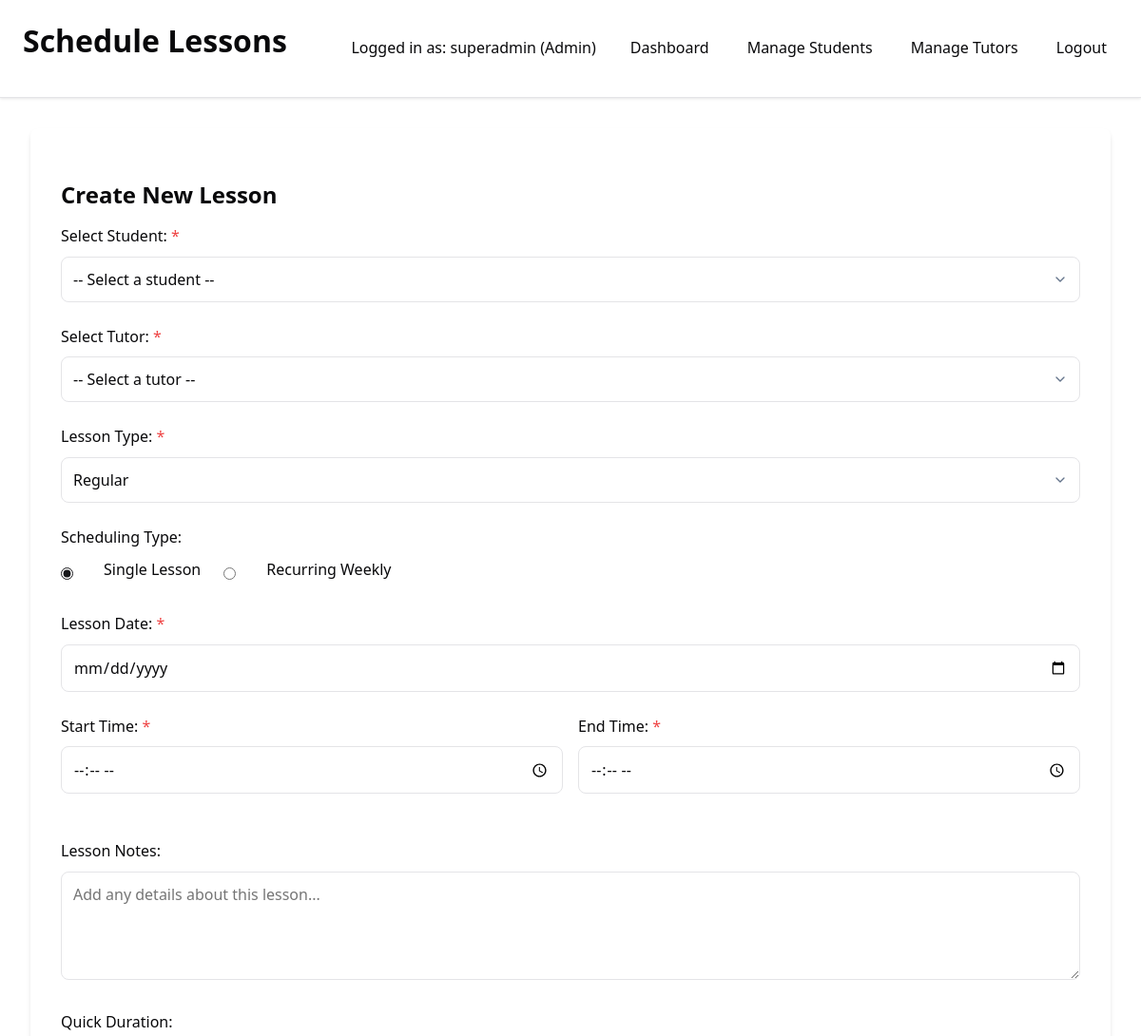
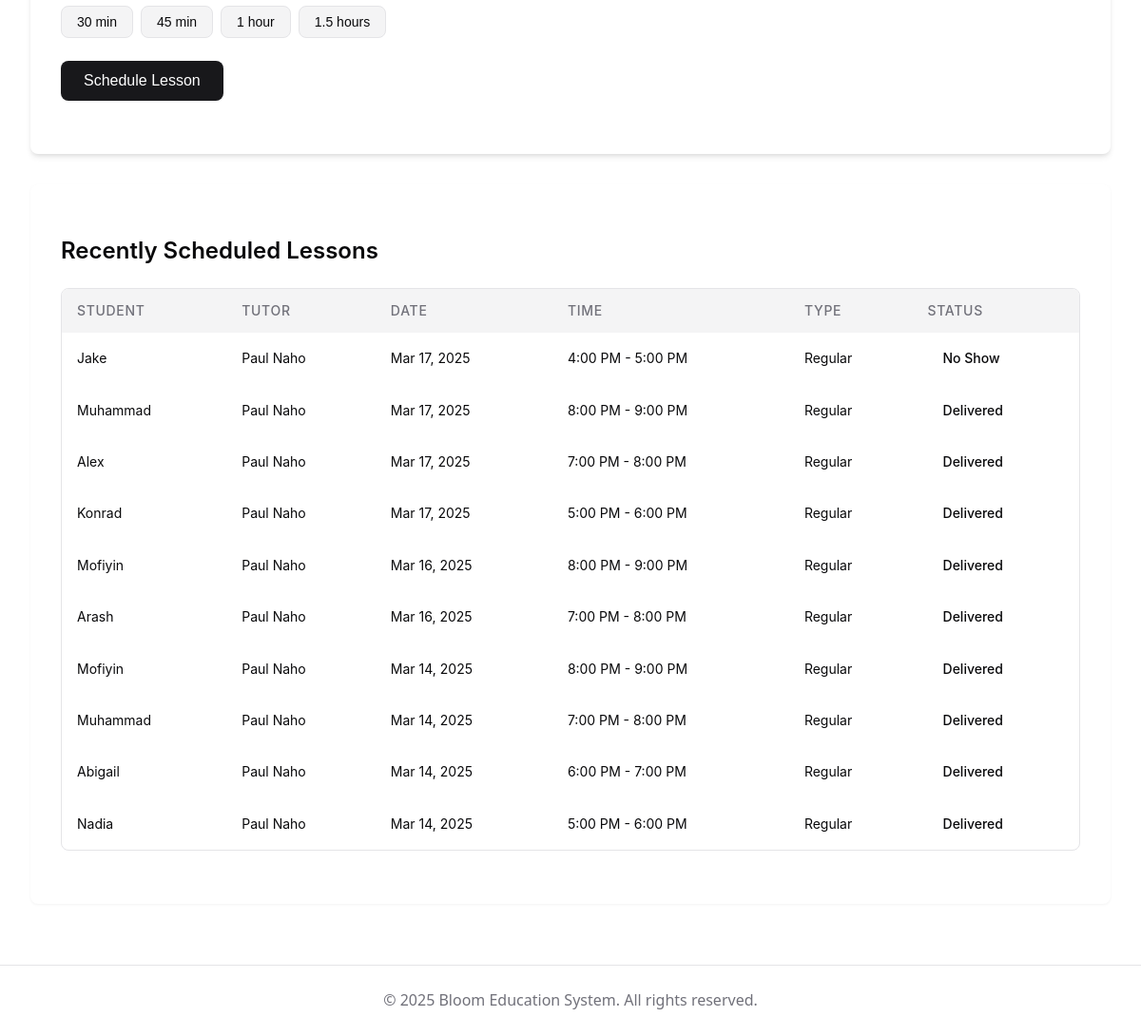
The page /tracker/lesson-schedule.php (signed in) on the database its author committed (2 pictures, top to bottom).
### tables this page shows
CREATE TABLE IF NOT EXISTS `lessons` (
  `id` int NOT NULL AUTO_INCREMENT,
  `tutor_id` int NOT NULL,
  `student_name` varchar(100) NOT NULL,
  `lesson_date` date NOT NULL,
  `start_time` time NOT NULL,
  `end_time` time NOT NULL,
  `lesson_type` enum('Regular','Demo','Catchup') NOT NULL,
  `session_status` enum('Scheduled','Delivered','No Show','Cancelled','Rescheduled') NOT NULL,
  `notes` text,
  `created_at` timestamp NOT NULL DEFAULT CURRENT_TIMESTAMP,
  `updated_at` timestamp NOT NULL DEFAULT CURRENT_TIMESTAMP ON UPDATE CURRENT_TIMESTAMP,
  PRIMARY KEY (`id`),
  KEY `idx_lessons_date` (`lesson_date`),
  KEY `idx_lessons_tutor_date` (`tutor_id`,`lesson_date`)
);

CREATE TABLE IF NOT EXISTS `tutors` (
  `id` int NOT NULL AUTO_INCREMENT,
  `name` varchar(100) NOT NULL,
  `email` varchar(100) NOT NULL,
  `password` varchar(255) NOT NULL,
  `created_at` timestamp NOT NULL DEFAULT CURRENT_TIMESTAMP,
  `updated_at` timestamp NOT NULL DEFAULT CURRENT_TIMESTAMP ON UPDATE CURRENT_TIMESTAMP,
  `link` varchar(255) DEFAULT NULL,
  PRIMARY KEY (`id`),
  UNIQUE KEY `email` (`email`)
);

### tracker/lesson-schedule.php (the view, shortened to what this page needs)
<?php
$db_host = 'localhost';
$db_user = 'root';
$db_pass = '';
$db_name = 'bloom';
$conn = new mysqli($db_host, $db_user, $db_pass, $db_name);
$admin_id = $_SESSION['admin_id'];
$stmt = $conn->prepare("SELECT * FROM admins WHERE admin_id = ?");
$stmt->bind_param("i", $admin_id);
$stmt->execute();
$admin_result = $stmt->get_result();
$admin = $admin_result->fetch_assoc();
$today = date('Y-m-d');
$stmt = $conn->prepare("
    SELECT l.*, t.name as tutor_name
    FROM lessons l
    JOIN tutors t ON l.tutor_id = t.id
    ORDER BY l.created_at DESC
    LIMIT 10");
$stmt->execute();
$recent_lessons = $stmt->get_result()->fetch_all(MYSQLI_ASSOC);
?>
<!DOCTYPE html>
<html lang="en">
<head>
    <link rel="stylesheet" href="scheduling.css">
</head>
<body>
    <header>
        <h1>Schedule Lessons</h1>
        <div class="user-info">
            <p>Logged in as: <?php echo htmlspecialchars($admin['username']); ?> (Admin)</p>
            <nav>
                <ul>
                    <li><a href="admin_dashboard.php">Dashboard</a></li>
                    <li><a href="manage_students.php">Manage Students</a></li>
                    <li><a href="manage_tutors.php">Manage Tutors</a></li>
                    <li><a href="admin_logout.php">Logout</a></li>
                </ul>
            </nav>
        </div>
    </header>
    <main>
        <section class="schedule-form-container">
            <h2>Create New Lesson</h2>
            <form id="lessonForm" method="post" action="lesson-schedule.php">
                <div class="form-group">
                    <label for="student_name">Select Student: <span class="required">*</span></label>
                    <select id="student_name" name="student_name" required>
                        <option value="">-- Select a student --</option>
                    </select>
                </div>
                <div class="form-group">
                    <label for="tutor_id">Select Tutor: <span class="required">*</span></label>
                    <select id="tutor_id" name="tutor_id" required>
                        <option value="">-- Select a tutor --</option>
                    </select>
                </div>
                <div class="form-group">
                    <label for="lesson_type">Lesson Type: <span class="required">*</span></label>
                    <select id="lesson_type" name="lesson_type" required>
                        <option value="Regular">Regular</option>
                    </select>
                </div>
                <div class="form-group">
                    <label>Scheduling Type:</label>
                    <div class="radio-group">
                        <input type="radio" id="single_lesson" name="is_recurring" value="0" checked>
                        <label for="single_lesson">Single Lesson</label>
                        <input type="radio" id="recurring_lesson" name="is_recurring" value="1">
                        <label for="recurring_lesson">Recurring Weekly</label>
                    </div>
                </div>
                <div id="single_date_container" class="form-group">
                    <label for="lesson_date">Lesson Date: <span class="required">*</span></label>
                    <input type="date" id="lesson_date" name="lesson_date" min="<?php echo $today; ?>" required>
                </div>
                <div class="form-row">
                    <div class="form-group half">
                        <label for="start_time">Start Time: <span class="required">*</span></label>
                        <input type="time" id="start_time" name="start_time" required>
                    </div>
                    <div class="form-group half">
                        <label for="end_time">End Time: <span class="required">*</span></label>
                        <input type="time" id="end_time" name="end_time" required>
                    </div>
                </div>
                <div class="form-group">
                    <label for="notes">Lesson Notes:</label>
                    <textarea id="notes" name="notes" rows="4" placeholder="Add any details about this lesson..."></textarea>
                </div>
                <div class="form-group">
                    <label>Quick Duration:</label>
                    <div class="duration-buttons">
                        <button type="button" class="duration-btn" data-duration="30">30 min</button>
                        <button type="button" class="duration-btn" data-duration="45">45 min</button>
                        <button type="button" class="duration-btn" data-duration="60">1 hour</button>
                        <button type="button" class="duration-btn" data-duration="90">1.5 hours</button>
                    </div>
                </div>
                <div class="form-group">
                    <button type="submit" class="submit-btn">Schedule Lesson</button>
                </div>
            </form>
        </section>
        <section class="recent-schedules">
            <h2>Recently Scheduled Lessons</h2>
            <?php if (empty($recent_lessons)): ?>
                <p>No lessons have been scheduled yet.</p>
            <?php else: ?>
                <table class="lessons-table">
                    <thead>
                        <tr>
                            <th>Student</th>
                            <th>Tutor</th>
                            <th>Date</th>
                            <th>Time</th>
                            <th>Type</th>
                            <th>Status</th>
                        </tr>
                    </thead>
                    <tbody>
                        <?php foreach ($recent_lessons as $lesson): ?>
                            <tr>
                                <td><?php echo htmlspecialchars($lesson['student_name']); ?></td>
                                <td><?php echo htmlspecialchars($lesson['tutor_name']); ?></td>
                                <td><?php echo date('M j, Y', strtotime($lesson['lesson_date'])); ?></td>
                                <td><?php echo date('g:i A', strtotime($lesson['start_time'])); ?> - <?php echo date('g:i A', strtotime($lesson['end_time'])); ?></td>
                                <td><?php echo htmlspecialchars($lesson['lesson_type']); ?></td>
                                <td><?php echo htmlspecialchars($lesson['session_status']); ?></td>
                            </tr>
                        <?php endforeach; ?>
                    </tbody>
                </table>
            <?php endif; ?>
        </section>
    </main>
    <footer>
        <p>&copy; <?php echo date('Y'); ?> Bloom Education System. All rights reserved.</p>
    </footer>
</body>
</html>

### tracker/scheduling.css (style rules this page uses)
:root { --primary: #6366f1; --primary-hover: #4f46e5; --secondary: #c4b5fd; --background: #f8fafc; --foreground: #0f172a; --muted: #f1f5f9; --muted-foreground: #64748b; --card: #ffffff; --card-foreground: #0f172a; --border: #e2e8f0; --input: #e2e8f0; --ring: #a5b4fc; --radius: 0.5rem; --success: #10b981; --error: #ef4444; --font-sans: system-ui, -apple-system, BlinkMacSystemFont, 'Segoe UI', Roboto, 'Helvetica Neue', Arial, sans-serif; }
* { margin: 0; padding: 0; box-sizing: border-box; }
body { font-family: var(--font-sans); background-color: var(--background); color: var(--foreground); line-height: 1.6; min-height: 100vh; display: flex; flex-direction: column; }
h1, h2, h3, h4, h5, h6 { font-weight: 600; line-height: 1.2; margin-bottom: 1rem; }
h1 { font-size: 2rem; color: var(--foreground); }
h2 { font-size: 1.5rem; color: var(--foreground); margin-top: 1.5rem; }
header, footer { padding: 1.5rem; background-color: var(--card); border-bottom: 1px solid var(--border); }
header { display: flex; justify-content: space-between; align-items: center; box-shadow: 0 1px 3px rgba(0, 0, 0, 0.1); }
.user-info { display: flex; align-items: center; gap: 1.5rem; }
.user-info p { font-weight: 500; }
main { flex: 1; padding: 2rem; max-width: 1200px; width: 100%; margin: 0 auto; }
footer { margin-top: auto; text-align: center; color: var(--muted-foreground); border-top: 1px solid var(--border); border-bottom: none; }
nav ul { display: flex; list-style: none; gap: 1rem; }
nav a { text-decoration: none; color: var(--foreground); font-weight: 500; padding: 0.5rem 0.75rem; border-radius: var(--radius); transition: all 0.2s ease; }
.schedule-form-container { background-color: var(--card); border-radius: var(--radius); box-shadow: 0 4px 6px -1px rgba(0, 0, 0, 0.1), 0 2px 4px -1px rgba(0, 0, 0, 0.06); padding: 2rem; margin-bottom: 2rem; }
.form-group { margin-bottom: 1.5rem; }
.form-row { display: flex; gap: 1rem; margin-bottom: 1.5rem; }
.half { flex: 1; }
label { display: block; margin-bottom: 0.5rem; font-weight: 500; color: var(--foreground); }
.required { color: var(--error); }
input[type="text"], input[type="date"], input[type="time"], select, textarea { width: 100%; padding: 0.75rem; border: 1px solid var(--input); border-radius: var(--radius); background-color: var(--card); color: var(--foreground); font-family: inherit; font-size: 1rem; transition: border-color 0.2s, box-shadow 0.2s; }
textarea { resize: vertical; min-height: 100px; }
.radio-group { display: flex; gap: 1.5rem; margin-top: 0.5rem; }
.radio-group input[type="radio"] { margin-right: 0.5rem; accent-color: var(--primary); }
button { cursor: pointer; transition: all 0.2s ease; }
.submit-btn { display: inline-flex; align-items: center; justify-content: center; background-color: var(--primary); color: white; font-weight: 500; border: none; border-radius: var(--radius); padding: 0.75rem 1.5rem; font-size: 1rem; box-shadow: 0 1px 2px rgba(0, 0, 0, 0.05); transition: all 0.2s ease; }
.duration-buttons { display: flex; gap: 0.5rem; flex-wrap: wrap; }
.duration-btn { background-color: var(--muted); color: var(--foreground); border: 1px solid var(--border); border-radius: var(--radius); padding: 0.5rem 1rem; font-size: 0.875rem; font-weight: 500; }
.recent-schedules { background-color: var(--card); border-radius: var(--radius); padding: 2rem; box-shadow: 0 4px 6px -1px rgba(0, 0, 0, 0.1), 0 2px 4px -1px rgba(0, 0, 0, 0.06); }
select { appearance: none; background-repeat: no-repeat; background-position: right 0.75rem center; background-size: 1rem; padding-right: 2.5rem; }

### rows shown on the page
lessons: student_name "Jake", tutor.name "Paul Naho", lesson_date "Mar 17, 2025", start_time "4:00 PM", end_time "5:00 PM", lesson_type "Regular", session_status "No Show"
lessons: student_name "Muhammad", tutor.name "Paul Naho", lesson_date "Mar 17, 2025", start_time "8:00 PM", end_time "9:00 PM", lesson_type "Regular", session_status "Delivered"
lessons: student_name "Alex", tutor.name "Paul Naho", lesson_date "Mar 17, 2025", start_time "7:00 PM", end_time "8:00 PM", lesson_type "Regular", session_status "Delivered"
lessons: student_name "Konrad", tutor.name "Paul Naho", lesson_date "Mar 17, 2025", start_time "5:00 PM", end_time "6:00 PM", lesson_type "Regular", session_status "Delivered"
lessons: student_name "Mofiyin", tutor.name "Paul Naho", lesson_date "Mar 16, 2025", start_time "8:00 PM", end_time "9:00 PM", lesson_type "Regular", session_status "Delivered"
lessons: student_name "Arash", tutor.name "Paul Naho", lesson_date "Mar 16, 2025", start_time "7:00 PM", end_time "8:00 PM", lesson_type "Regular", session_status "Delivered"
lessons: student_name "Mofiyin", tutor.name "Paul Naho", lesson_date "Mar 14, 2025", start_time "8:00 PM", end_time "9:00 PM", lesson_type "Regular", session_status "Delivered"
lessons: student_name "Muhammad", tutor.name "Paul Naho", lesson_date "Mar 14, 2025", start_time "7:00 PM", end_time "8:00 PM", lesson_type "Regular", session_status "Delivered"
lessons: student_name "Abigail", tutor.name "Paul Naho", lesson_date "Mar 14, 2025", start_time "6:00 PM", end_time "7:00 PM", lesson_type "Regular", session_status "Delivered"
lessons: student_name "Nadia", tutor.name "Paul Naho", lesson_date "Mar 14, 2025", start_time "5:00 PM", end_time "6:00 PM", lesson_type "Regular", session_status "Delivered"

### other values the page prints
$admin['username'] "superadmin"
